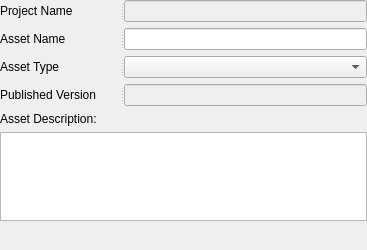
<?xml version="1.0" encoding="UTF-8"?>
<ui version="4.0">
 <class>Asset</class>
 <widget class="QWidget" name="Asset">
  <property name="geometry">
   <rect>
    <x>0</x>
    <y>0</y>
    <width>367</width>
    <height>250</height>
   </rect>
  </property>
  <property name="windowTitle">
   <string>Asset</string>
  </property>
  <layout class="QVBoxLayout" name="shotLayout">
   <property name="margin">
    <number>0</number>
   </property>
   <item>
    <widget class="QSplitter" name="splitter_4">
     <property name="orientation">
      <enum>Qt::Horizontal</enum>
     </property>
     <widget class="QLabel" name="label_5">
      <property name="minimumSize">
       <size>
        <width>120</width>
        <height>0</height>
       </size>
      </property>
      <property name="maximumSize">
       <size>
        <width>120</width>
        <height>16777215</height>
       </size>
      </property>
      <property name="text">
       <string>Project Name</string>
      </property>
     </widget>
     <widget class="QLineEdit" name="linProjectName">
      <property name="enabled">
       <bool>false</bool>
      </property>
      <property name="alignment">
       <set>Qt::AlignCenter</set>
      </property>
     </widget>
    </widget>
   </item>
   <item>
    <widget class="QSplitter" name="splitter">
     <property name="orientation">
      <enum>Qt::Horizontal</enum>
     </property>
     <widget class="QLabel" name="label">
      <property name="minimumSize">
       <size>
        <width>120</width>
        <height>0</height>
       </size>
      </property>
      <property name="maximumSize">
       <size>
        <width>120</width>
        <height>16777215</height>
       </size>
      </property>
      <property name="text">
       <string>Asset Name</string>
      </property>
     </widget>
     <widget class="QLineEdit" name="linAssetName">
      <property name="alignment">
       <set>Qt::AlignCenter</set>
      </property>
     </widget>
    </widget>
   </item>
   <item>
    <widget class="QSplitter" name="splitter_2">
     <property name="orientation">
      <enum>Qt::Horizontal</enum>
     </property>
     <widget class="QLabel" name="label_4">
      <property name="minimumSize">
       <size>
        <width>120</width>
        <height>0</height>
       </size>
      </property>
      <property name="maximumSize">
       <size>
        <width>120</width>
        <height>16777215</height>
       </size>
      </property>
      <property name="text">
       <string>Asset Type</string>
      </property>
     </widget>
     <widget class="QComboBox" name="comAssetType"/>
    </widget>
   </item>
   <item>
    <widget class="QSplitter" name="splitter_5">
     <property name="orientation">
      <enum>Qt::Horizontal</enum>
     </property>
     <widget class="QLabel" name="label_6">
      <property name="minimumSize">
       <size>
        <width>120</width>
        <height>0</height>
       </size>
      </property>
      <property name="maximumSize">
       <size>
        <width>120</width>
        <height>16777215</height>
       </size>
      </property>
      <property name="text">
       <string>Published Version</string>
      </property>
     </widget>
     <widget class="QLineEdit" name="linAssetPublish">
      <property name="enabled">
       <bool>false</bool>
      </property>
      <property name="alignment">
       <set>Qt::AlignCenter</set>
      </property>
     </widget>
    </widget>
   </item>
   <item>
    <widget class="QLabel" name="label_2">
     <property name="text">
      <string>Asset Description:</string>
     </property>
    </widget>
   </item>
   <item>
    <widget class="QTextEdit" name="txtDescription">
     <property name="maximumSize">
      <size>
       <width>16777215</width>
       <height>100</height>
      </size>
     </property>
    </widget>
   </item>
   <item>
    <spacer name="verticalSpacer">
     <property name="orientation">
      <enum>Qt::Vertical</enum>
     </property>
     <property name="sizeHint" stdset="0">
      <size>
       <width>20</width>
       <height>40</height>
      </size>
     </property>
    </spacer>
   </item>
  </layout>
 </widget>
 <resources/>
 <connections/>
</ui>
